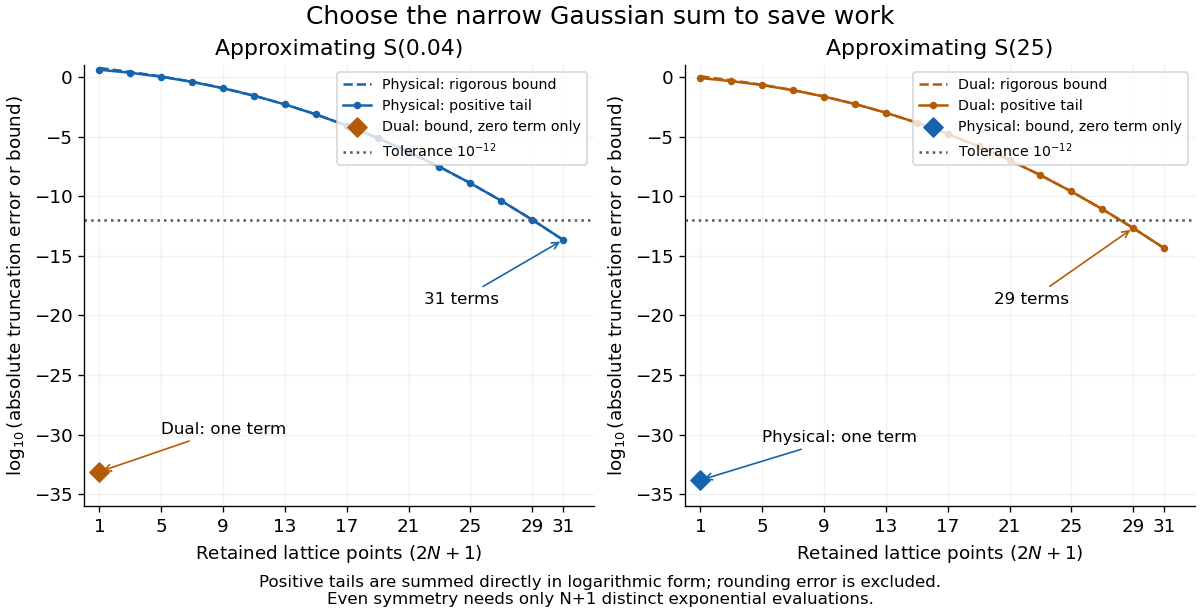

Write the Python code that produced this figure.
"""Original positive-tail/work comparison, without subtracting rounded sums.

Python 3.14, matplotlib 3.10.7, numpy 2.3.5. Run from _media; output to CWD.
The tails are accumulated relative to their first term in logarithmic form.
"""

import math
from pathlib import Path

import matplotlib.pyplot as plt
import numpy as np


def log10_bound(b, n, scale):
    """Log of scale * B_n(b), evaluated without underflow."""
    return (math.log(2 * scale) - math.pi * b * (n + 1) ** 2
            - math.log(-math.expm1(-math.pi * b * (2 * n + 3)))) / math.log(10)


def log10_tail(b, n, scale):
    """Log of positive tail; the discarded normalized tail is < exp(-745)."""
    start = n + 1
    normalized = []
    index = start
    while True:
        exponent = -math.pi * b * (index ** 2 - start ** 2)
        if exponent < -745:
            break
        normalized.append(math.exp(exponent))
        index += 1
    return (math.log(2 * scale) - math.pi * b * start ** 2
            + math.log(math.fsum(normalized))) / math.log(10)


def main():
    plt.rcParams.update({"font.size": 11, "axes.spines.top": False,
                         "axes.spines.right": False})
    fig, axes = plt.subplots(1, 2, figsize=(10, 5.1), layout="constrained")
    fig.patch.set_facecolor("white")
    for ax, a in zip(axes, (0.04, 25.0)):
        # The broad side is shown across work budgets; the narrow side already
        # meets the requested tolerance at n=0, so only that point is relevant.
        broad_label = "Physical" if a < 1 else "Dual"
        narrow_label = "Dual" if a < 1 else "Physical"
        broad_scale = 1.0 if a < 1 else a ** -0.5
        narrow_scale = a ** -0.5 if a < 1 else 1.0
        broad_color = "#1864ab" if a < 1 else "#b45b08"
        narrow_color = "#b45b08" if a < 1 else "#1864ab"
        n = np.arange(16)
        work = 2 * n + 1
        bounds = [log10_bound(0.04, int(j), broad_scale) for j in n]
        tails = [log10_tail(0.04, int(j), broad_scale) for j in n]
        ax.plot(work, bounds, "--", color=broad_color,
                label=f"{broad_label}: rigorous bound")
        ax.plot(work, tails, "o-", markersize=3.5, color=broad_color,
                label=f"{broad_label}: positive tail")
        narrow = log10_bound(25.0, 0, narrow_scale)
        ax.scatter([1], [narrow], color=narrow_color, marker="D", s=65,
                   label=f"{narrow_label}: bound, zero term only", zorder=4)
        ax.annotate(f"{narrow_label}: one term", xy=(1, narrow),
                    xytext=(5, narrow + 3.2), fontsize=10,
                    arrowprops={"arrowstyle": "->", "color": narrow_color})
        first = next(i for i, value in enumerate(bounds) if value < -12)
        ax.annotate(f"{work[first]} terms", xy=(work[first], bounds[first]),
                    xytext=(work[first] - 9, -19), fontsize=10,
                    arrowprops={"arrowstyle": "->", "color": broad_color})
        ax.axhline(-12, color="#555555", linestyle=":", label=r"Tolerance $10^{-12}$")
        ax.set(xlim=(0, 33), ylim=(-36, 1), xticks=(1, 5, 9, 13, 17, 21, 25, 29, 31),
               xlabel=r"Retained lattice points ($2N+1$)",
               ylabel=r"$\log_{10}$(absolute truncation error or bound)",
               title=f"Approximating S({a:g})")
        ax.grid(alpha=0.16)
        ax.legend(loc="upper right", fontsize=8.5)
    fig.suptitle("Choose the narrow Gaussian sum to save work", fontsize=15)
    fig.supxlabel("Positive tails are summed directly in logarithmic form; "
                  "rounding error is excluded.\nEven symmetry needs only N+1 distinct exponential evaluations.",
                  fontsize=10)
    fig.savefig(Path(__file__).stem + ".png", dpi=120, facecolor="white")
    plt.close(fig)


if __name__ == "__main__":
    main()
